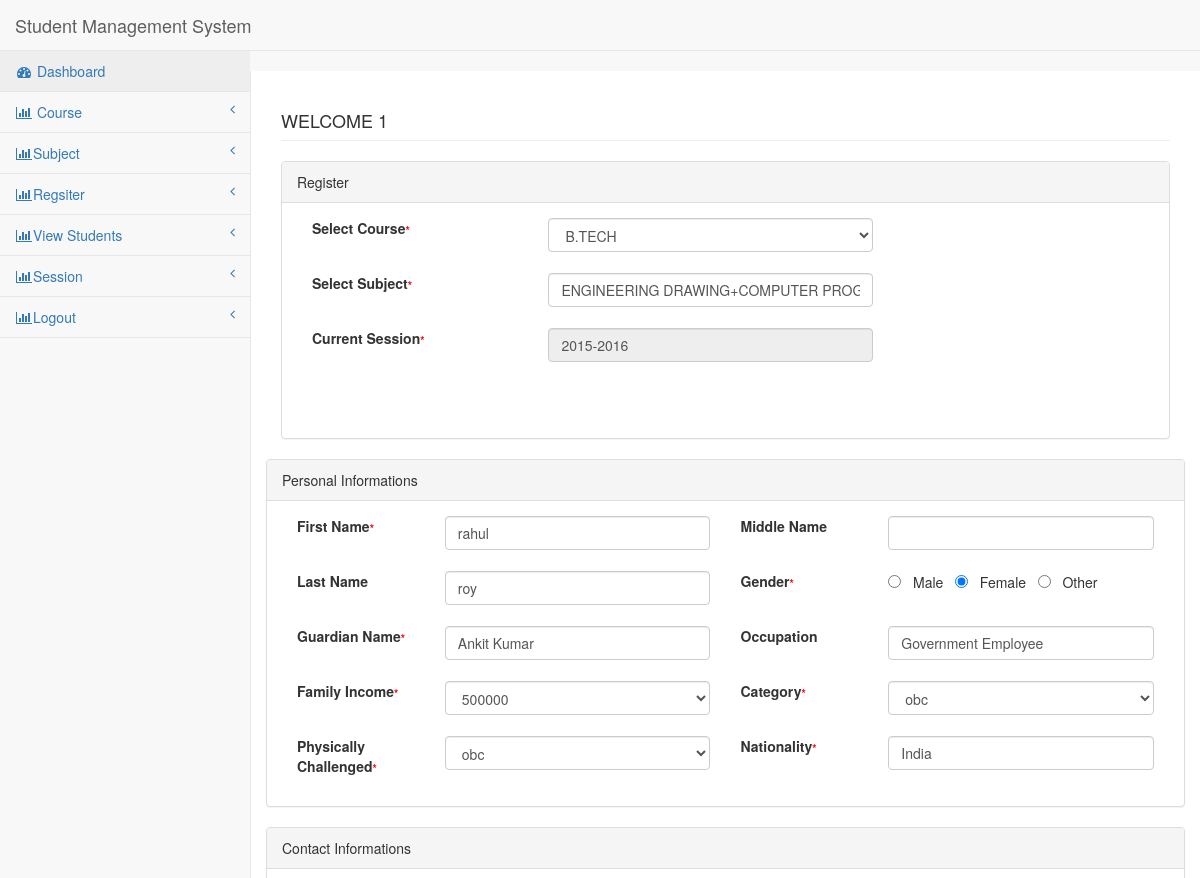
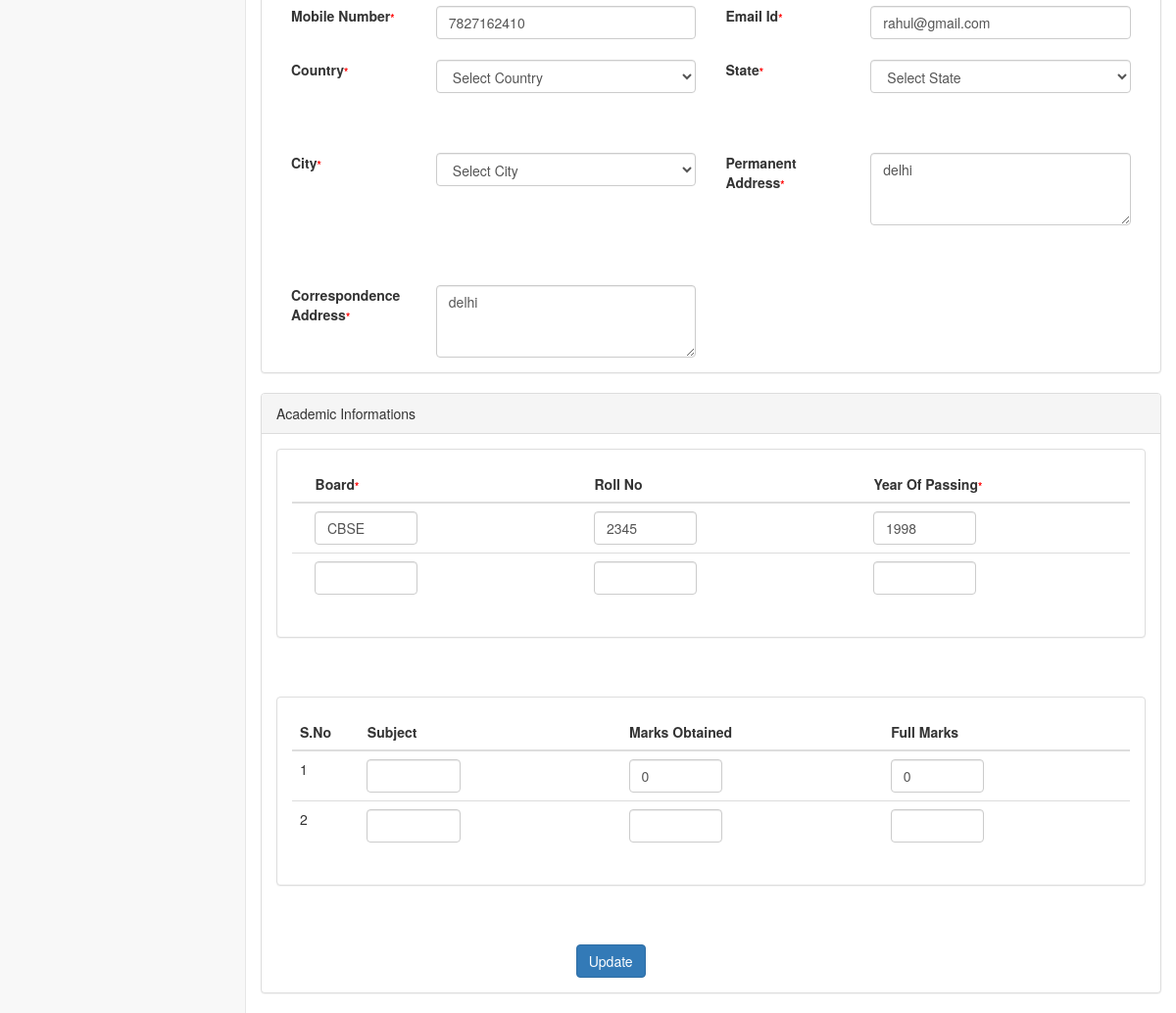
Before: /pages/edit-std.php?id=2 (signed in) with the older database file (2 pictures, top to bottom).
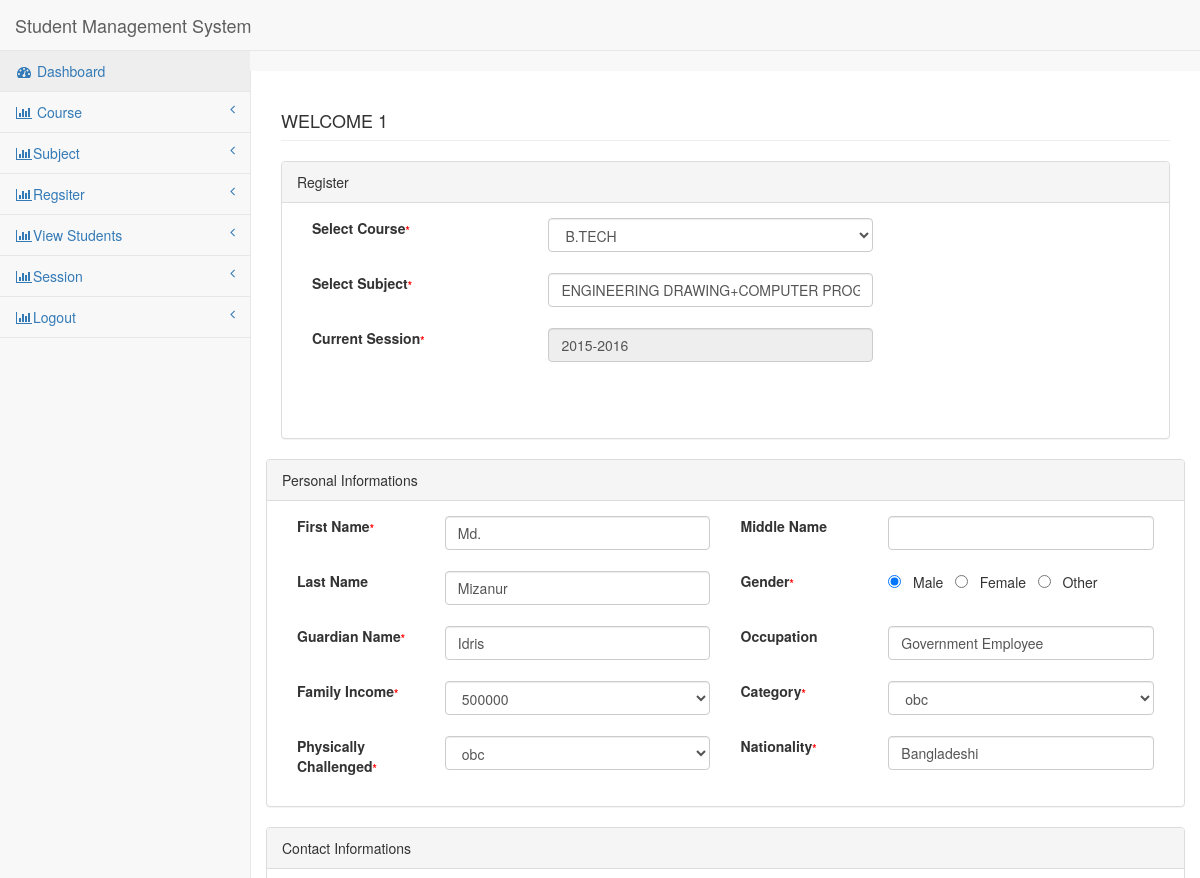
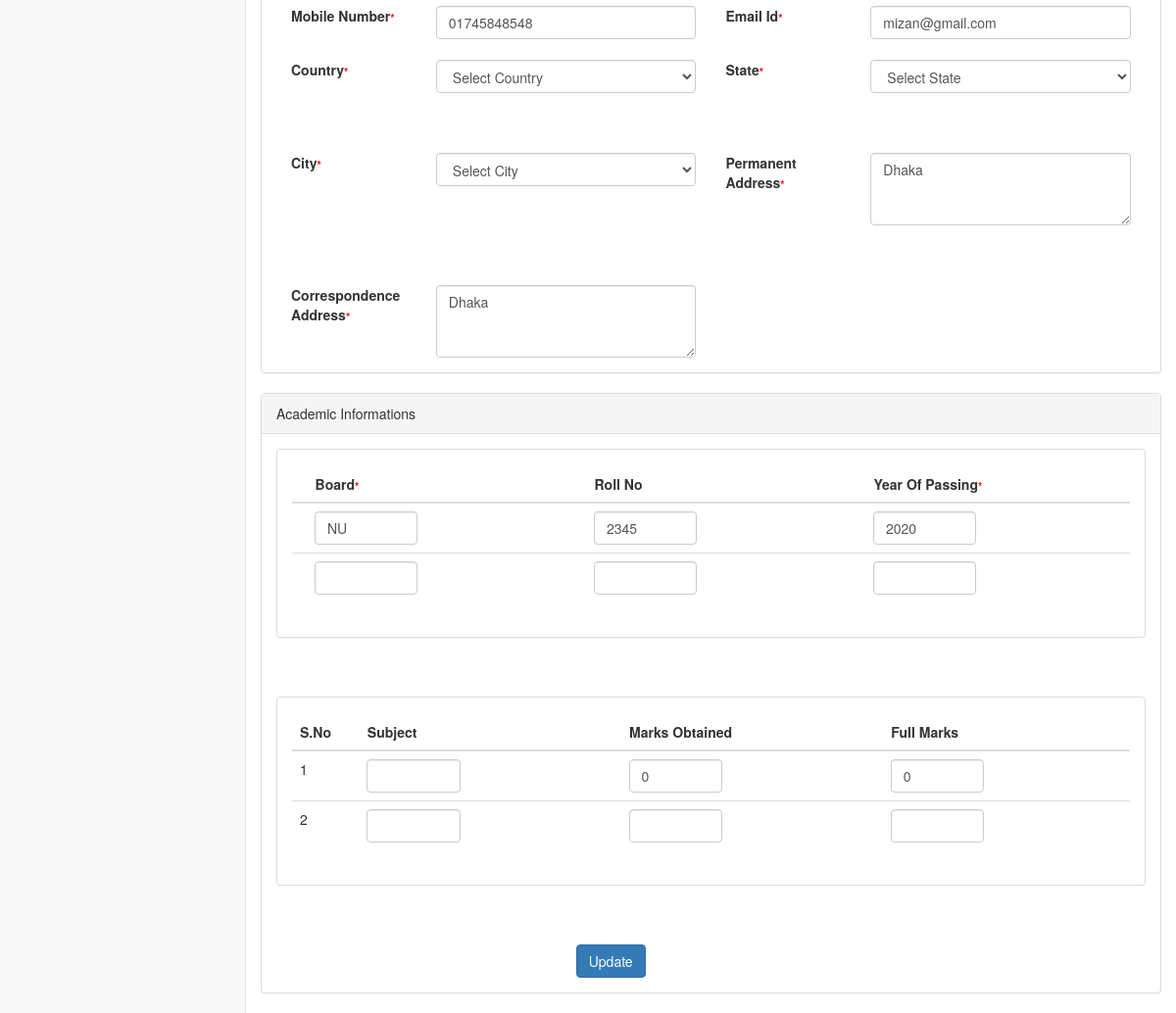
After: the same page with the newer database file (2 pictures, top to bottom).
### tables this page shows
CREATE TABLE `tbl_course` (
  `cid` int(11) NOT NULL,
  `cshort` varchar(250) NOT NULL,
  `cfull` varchar(250) NOT NULL,
  `cdate` varchar(50) NOT NULL
);

CREATE TABLE `registration` (
  `course` varchar(250) NOT NULL,
  `subject` varchar(250) NOT NULL,
  `fname` varchar(250) NOT NULL,
  `mname` varchar(250) NOT NULL,
  `lname` varchar(250) NOT NULL,
  `gender` varchar(50) NOT NULL,
  `gname` varchar(250) NOT NULL,
  `ocp` varchar(50) NOT NULL,
  `income` varchar(250) NOT NULL,
  `category` varchar(250) NOT NULL,
  `pchal` varchar(250) NOT NULL,
  `nationality` varchar(250) NOT NULL,
  `mobno` varchar(50) NOT NULL,
  `emailid` varchar(250) NOT NULL,
  `country` varchar(50) NOT NULL,
  `state` varchar(50) NOT NULL,
  `dist` varchar(50) NOT NULL,
  `padd` text NOT NULL,
  `cadd` text NOT NULL,
  `board` varchar(50) NOT NULL,
  `roll` varchar(50) NOT NULL,
  `pyear` varchar(50) NOT NULL,
  `sub` varchar(250) NOT NULL,
  `marks` bigint(100) NOT NULL,
  `fmarks` bigint(100) NOT NULL,
  `board1` varchar(250) NOT NULL,
  `roll1` varchar(250) NOT NULL,
  `yop1` varchar(250) NOT NULL,
  `sub1` varchar(250) NOT NULL,
  `session` varchar(250) NOT NULL,
  `regdate` timestamp NOT NULL DEFAULT current_timestamp(),
  `marks1` varchar(50) NOT NULL,
  `fmarks1` varchar(50) NOT NULL,
  `regno` varchar(250) NOT NULL,
  `id` int(11) NOT NULL
);

### config/DbFunction.php (called while the page is built, shortened)
<?php
class DbFunction{
function showCourse1($cid){
	$db = Database::getInstance();
	$mysqli = $db->getConnection();
	$query = "SELECT * FROM tbl_course  where cid='".$cid."'";
	$stmt= $mysqli->query($query);
	return $stmt;
}
function showStudents1($id){
	$db = Database::getInstance();
	$mysqli = $db->getConnection();
	$query = "SELECT * FROM registration  where id='".$id."'";
	$stmt= $mysqli->query($query);
	return $stmt;
}
}
?>

### pages/edit-std.php (the view, shortened to what the rows shown need)
<?php
include('../config/DbFunction.php');
	$obj=new DbFunction();
	$id=$_GET['id'];
    $rs=$obj->showStudents1($id);
    $res=$rs->fetch_object();
	$c=$res->course;
    $cname=$obj->showCourse1($c);
    $res1=$cname->fetch_object();
	$rs1=$obj->showCourse();
	$rs2=$obj->showCountry();
?>
<!DOCTYPE html>
<html lang="en">
<head>
<link href="../bower_components/bootstrap/dist/css/bootstrap.min.css"
	rel="stylesheet">
<link href="../bower_components/metisMenu/dist/metisMenu.min.css"
	rel="stylesheet">
<link href="../dist/css/sb-admin-2.css" rel="stylesheet">
<link href="../bower_components/font-awesome/css/font-awesome.min.css"
	rel="stylesheet" type="text/css">
</head>
<body>
<form method="post" >
	<div id="wrapper">
		<div id="page-wrapper">
			<div class="row">
			<div class="col-lg-12">
			<div class="panel panel-default">
			<div class="panel-body">
			<div class="row">
			<div class="col-lg-10">
			<div class="form-group">
			<div class="col-lg-6">
<select class="form-control" name="course-short" id="cshort"  onchange="showSub(this.value)" required="required" >
<option VALUE="<?php echo $res1->cid?>"><?php echo $res1->cshort?></option>
				<?php while($res2=$rs1->fetch_object()){?>
                   <?php if($res2->cid==$res1->cid){
				   continue;
				   }else
				   ?>
					 <option VALUE="<?php echo htmlentities($res2->cid);?>"><?php echo htmlentities($res2->cshort)?></option>
                    <?php }?>   </select>
										</div>
										</div>
								<br><br>
		<div class="form-group">
		<div class="col-lg-6">
 <input class="form-control" name="c-full"  id="c-full"  value="<?php echo $res->subject;?>">
	</div>
	 </div>
	 <br><br>
			<div class="form-group">
		<div class="col-lg-6">
	   <input class="form-control" name="session" value="<?php echo htmlentities($res->session);?>" readonly>
	 </div>
	 <br><br>
	</div>
	<br><br>
				</div>
					</div>
							</div>
						</div>
					</div>
			<div class="row">
			<div class="col-lg-12">
			<div class="panel panel-default">
			<div class="panel-body">
			<div class="row">
			<div class="col-lg-12">
			<div class="form-group">
			<div class="col-lg-4">
			<input class="form-control" name="fname" value="<?php echo htmlentities($res->fname);?>"required="required">
			</div>
			</div>
			<br><br>
		<div class="form-group">
			<div class="col-lg-4">
			<input class="form-control" name="lname" value="<?php echo htmlentities($res->lname);?>">
			</div>
			</div>
	<br><br>
		     <div class="form-group">
			<div class="col-lg-4">
			<input class="form-control" name="gname" required="required"
			value="<?php echo htmlentities($res->gname);?>">
			</div>
			<div class="col-lg-4">
			<input class="form-control" name="ocp" id="ocp" value="<?php echo htmlentities($res->ocp);?>">
			</div>
			</div>
			<br><br>
		     <div class="form-group">
			<div class="col-lg-4">
			<select class="form-control" name="income"  id="income"required="required" >
        <option value="<?php echo htmlentities($res->income);?>"><?php echo htmlentities($res->income);?></option>
       </select>
			</div>
			<div class="col-lg-4">
			<select class="form-control" name="category"  id="category" required="required" >
        <option value="<?php echo htmlentities($res->category);?>"><?php echo htmlentities($res->category);?></option>
       </select>
			</div>
			</div>
			<br><br>
		     <div class="form-group">
			<div class="col-lg-4">
			<select class="form-control" name="ph"  id="ph"required="required" >
        <option VALUE="<?php echo htmlentities($res->category);?>"><?php echo htmlentities($res->category);?></option>
       </select>
			</div>
			<div class="col-lg-4">
			<input class="form-control" name="nation" id="nation" required="required"
			value="<?php echo htmlentities($res->nationality);?>">
			</div>
			</div>
			<br><br>
			</div>
			<br><br>
		</div>
      	</div>
		</div>
		<div class="row">
			<div class="col-lg-12">
			<div class="panel panel-default">
			<div class="panel-body">
			<div class="row">
			<div class="col-lg-12">
			<div class="form-group">
			<div class="col-lg-4">
			<input class="form-control" type="number" name="mobno" required="required" maxlength="10"
			   value="<?php echo htmlentities($res->mobno);?>">
			</div>
			<div class="col-lg-4">
			<input class="form-control"  type="email" name="email" required="required"
			value="<?php echo htmlentities($res->emailid);?>">
			</div>
			</div>
			<br><br>
		<div class="form-group">
			<div class="col-lg-4">
			<select class="form-control" name="country" id="country" onchange="showState(this.value)"
			required="required"  value="<?php echo htmlentities($res->country);?>">
<option VALUE="">Select Country</option>
				<?php while($res3=$rs2->fetch_object()){?>
   <option VALUE="<?php echo htmlentities($res3->id);?>"><?php echo htmlentities($res3->name)?></option>
                    <?php }?>   </select>
			</div>
			</div>
	<br><br><br><br>
		     <div class="form-group">
			<div class="col-lg-4">
			<textarea class="form-control" rows="3" name="padd"><?php echo htmlentities($res->padd);?></textarea>
			</div>
			</div>
			<br><br><br><br>
			<br><br>
		     <div class="form-group">
			<div class="col-lg-4">
      <textarea class="form-control" rows="3" name="cadd"><?php echo htmlentities($res->cadd);?></textarea>
			</div>
			</div>
			<br><br>
			</div>
			<br><br>
		</div>
      	</div>
		</div>
        <div class="row">
			<div class="col-lg-12">
			<div class="panel panel-default">
			<div class="panel-body">
			<div class="row">
			<div class="col-lg-12">
			<div class="form-group">
		    <div class="panel panel-default">
                        <div class="panel-body">
                            <div class="table-responsive">
                                <table class="table">
                                    <thead>
                                        <tr>
                                         <div class="col-lg-6">
			<th>&nbsp;&nbsp;&nbsp;&nbsp;Board<span id="" style="font-size:11px;color:red">*</span>	</label></th>
			</div>
            <div class="col-lg-6">
			<th>&nbsp;&nbsp;&nbsp;&nbsp;Roll No</th>
			</div>
              <div class="col-lg-6">
			 <th>&nbsp;&nbsp;&nbsp;&nbsp;Year Of Passing<span id="" style="font-size:11px;color:red">*</span></th>
			</div>
            </tr>
                                    </thead>
                                    <tbody>
                                        <tr>
                  <td><div class="col-lg-6">
				  <input class="form-control" type="text" name="board1" value="<?php echo htmlentities($res->board);?>">
				  </div></td>
                  <td><div class="col-lg-6">
			<input class="form-control" type="text" name="roll1" value="<?php echo htmlentities($res->roll);?>">
			</div></td>
            <td><div class="col-lg-6">
			<input class="form-control"  type="text" name="pyear1" value="<?php echo htmlentities($res->pyear);?>">
			</div></td>
                  </tr>
                                    </tbody>
                                </table>
                            </div>
                    </div>
                </div>
			</div>
			<br><br>
		  </div>
			<br><br>
			<br><br>
			<div class="col-lg-12">
			<div class="form-group">
		    <div class="panel panel-default">
                        <div class="panel-body">
                            <div class="table-responsive">
                                <table class="table">
                                    <thead>
                                        <tr>
                                         <div class="col-lg-6">
			<th>S.No</th>
			</div>
            <div class="col-lg-6">
			<th>&nbsp;&nbsp;&nbsp;&nbsp;Subject</th>
			</div>
              <div class="col-lg-6">
			 <th>&nbsp;&nbsp;&nbsp;&nbsp;Marks Obtained</th>
			</div>
             <div class="col-lg-6">
			   <th>&nbsp;&nbsp;&nbsp;&nbsp;Full Marks</th>
			</div>
                                        </tr>
                                    </thead>
                                    <tbody>
                                        <tr>
                  <td><div class="col-lg-6">
			<input class="form-control"  type="text" name="marks1" value="<?php echo htmlentities($res->marks);?>">
			</div></td>
			                  <td><div class="col-lg-6">
			<input class="form-control"  type="text" name="fmarks1" value="<?php echo htmlentities($res->fmarks);?>">
			</div></td>
                  </tr>
                                    </tbody>
                                </table>
                            </div>
                    </div>
                </div>
			</div>
		  </div>
			<br>
	</div>
	</div>
				</div>
			</div>
		</div>
	</div>
</form>
</body>
</html>

Changed rows visible on the page:
changed registration "ENGINEERING DRAWING+COMPUTER PROGRAMMING+ COMPUTER SCIENCE ESSENTIALS": fname "rahul" → "Md."; lname "roy" → "Mizanur"; gname "Ankit Kumar" → "Idris"; nation "India" → "Bangladeshi"; mobno "7827162410" → "01745848548"; email "rahul@gmail.com" → "mizan@gmail.com"; padd "delhi" → "Dhaka"; cadd "delhi" → "Dhaka"; board1 "CBSE" → "NU"; pyear1 "1998" → "2020"
Other visible differences:
form field gender: (not shown) → "☑"
form field gender: (not shown) → "☐"
form field gender: "☐" → (not shown)
form field gender: "☑" → (not shown)
